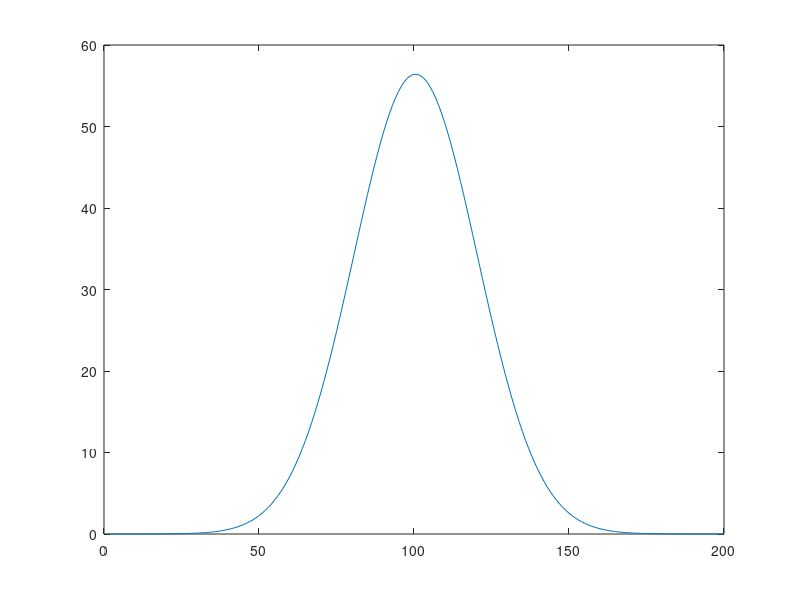
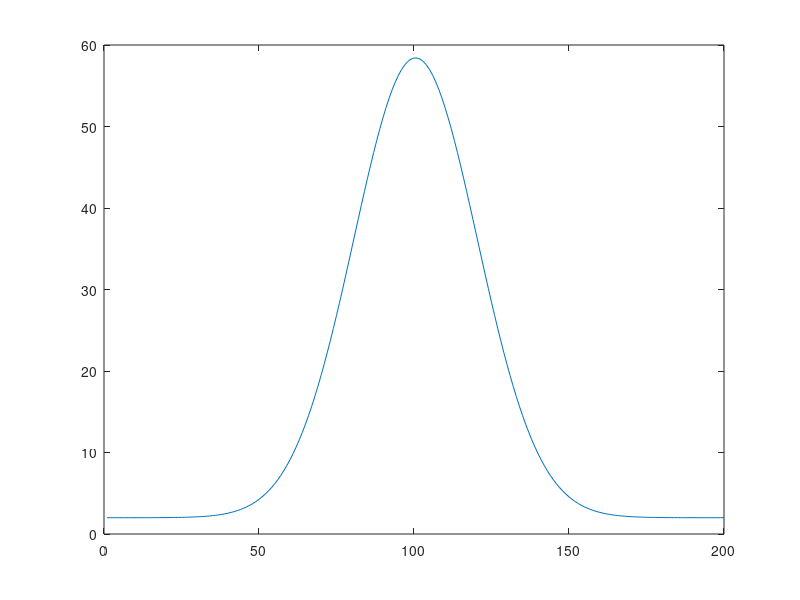

These figures' MATLAB source, in order: (Note: this script raises an error after producing the figures.)
clc; clear all; close all
% the nonlinear PDE with alpha = 1
L = 1000; % Spatial length
t_start = 0.0; t_end = 10;
rho_start = 0; rho_end = L; % 1200 for discrete time
Time = 1; % Time length
a = 0; c = 2; % boundary conditions
n = 199; % spaces in spatial length (grid points = n + 1)
m = 1000; % time points 

% t = linspace(t_start,t_end ,m);
t = linspace(t_start,t_end - t_end/m ,m);
rho = linspace(rho_start,rho_end,n+1)'; %TODO check how you define the grid spacing
drho = rho(2) - rho(1);
dt = t(2) - t(1); Fs = 1/dt;
T0 = zeros(n+1,1) + c;
T0(end) = c;
% T0 = bvp_test';
% T0 = T0(:,1);
T = zeros(n+1,m);

s = 2/3 * dt / (drho)^3
%%
% figure(1)
% plot(T0)

% Input
sigma = 100; mu = L/2; K = 10000;
Pdep = K * 1/(sigma*sqrt(pi))*exp(-(1/2)*(rho-mu).^2/sigma.^2);
figure(1)
plot(Pdep)

u = 0*(sin(2*pi*7*t) + sin(2*pi*9*t) + 3);

% Initialize Tmperature elements
% T0 = T0 + Pdep*u(1) ;
figure(2)
T0 = T0 + Pdep;
plot(T0)
Told = T0;
T(:,1) = T0;

for j = 2:m % loop thorugh time steps
    T(:,j) = Crank_Nicholson(Told,a,c,drho,dt,Pdep,u(j));
    T(:,j) = T(:,j) ; % Should introduce in Newton?
    Told = T(:,j);
end

figure(3);
h = surf(t,rho,T)
set(h,'LineStyle','none')
xlabel('t ')
ylabel('\rho')
zlabel('T(x,t)')

%%               
S = T((n+1)/2,:);
Y = fft(S)/length(S);
P2 = abs(Y);
P1 = P2(1:m/2+1);
P1(2:end-1) = 2*P1(2:end-1);

f = Fs*(0:(m/2))/m;
figure(4)

stem(f,P1) ;
set(gca,'YScale','log'); 
title('Single-Sided Amplitude Spectrum of T(t)')
xlabel('f (Hz)')
ylabel('|T(f)|')

figure(5)
plot(T((n+1)/2,:))
%%
% figure(5)
% t = linspace(0,10,10)
% T = 1;
% Fs = 1/T;
% x = sin(2*pi*t/T) + 1;
% X = fft(x) / length(x);
% X = abs(X);
% stem(X)

